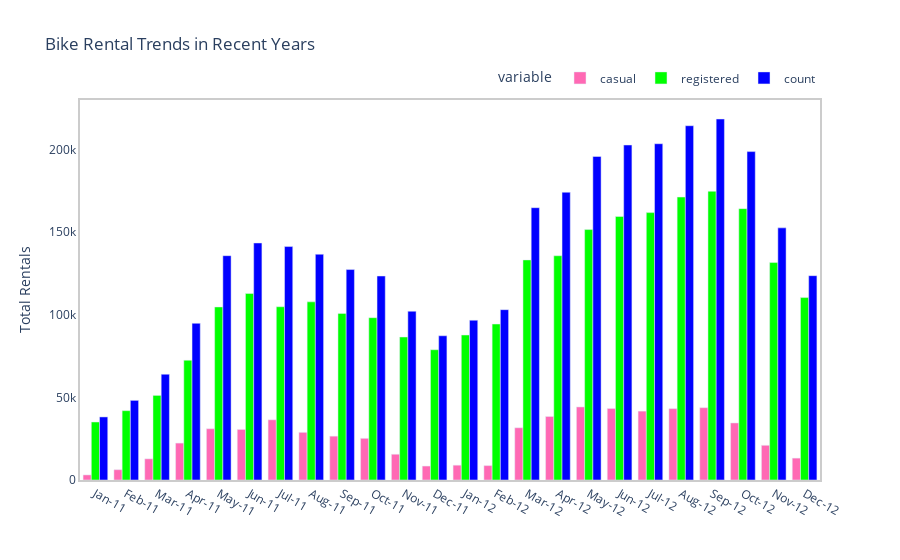

Notebook cell for this chart:
### Code cell
monthly_rent_df['count'] = monthly_rent_df['casual'] + monthly_rent_df['registered']
fig = px.bar(monthly_rent_df,
             x='dateday',
             y=['casual', 'registered', 'count'],
             barmode='group',
             color_discrete_sequence=["#FF69B4", "#00FF00", "#0000FF"],
             title="Bike Rental Trends in Recent Years",
             labels={'casual': 'Casual Rentals', 'registered': 'Registered Rentals', 'count': 'Total Rides'})

# Displaying the figure
fig.update_layout(xaxis_title='', yaxis_title='Total Rentals',
                  xaxis=dict(showgrid=False, showline=True, linecolor='rgb(204, 204, 204)', linewidth=2, mirror=True),
                  yaxis=dict(showgrid=False, zeroline=False, showline=True, linecolor='rgb(204, 204, 204)', linewidth=2, mirror=True),
                  plot_bgcolor='rgba(255, 255, 255, 0)',
                  showlegend=True,
                  legend=dict(orientation="h", yanchor="bottom", y=1.02, xanchor="right", x=1))

fig.show()

### Figure 1 — Plotly figure (JSON) as saved in the notebook; plotly's stock layout.template omitted (floating-point values rounded to 4 significant figures)
{"data": [{"alignmentgroup": "True", "hovertemplate": "variable=casual<br>dateday=%{x}<br>value=%{y}<extra></extra>", "legendgroup": "casual", "marker": {"color": "#FF69B4", "pattern": {"shape": ""}}, "name": "casual", "offsetgroup": "casual", "orientation": "v", "showlegend": true, "textposition": "auto", "type": "bar", "x": ["Jan-11", "Feb-11", "Mar-11", "Apr-11", "May-11", "Jun-11", "Jul-11", "Aug-11", "Sep-11", "Oct-11", "Nov-11", "Dec-11", "Jan-12", "Feb-12", "Mar-12", "Apr-12", "May-12", "Jun-12", "Jul-12", "Aug-12", "Sep-12", "Oct-12", "Nov-12", "Dec-12"], "xaxis": "x", "y": [3073, 6242, 12826, 22346, 31050, 30612, 36452, 28842, 26545, 25222, 15594, 8448, 8969, 8721, 31618, 38456, 44235, 43294, 41705, 43197, 43778, 34538, 21009, 13245], "yaxis": "y"}, {"alignmentgroup": "True", "hovertemplate": "variable=registered<br>dateday=%{x}<br>value=%{y}<extra></extra>", "legendgroup": "registered", "marker": {"color": "#00FF00", "pattern": {"shape": ""}}, "name": "registered", "offsetgroup": "registered", "orientation": "v", "showlegend": true, "textposition": "auto", "type": "bar", "x": ["Jan-11", "Feb-11", "Mar-11", "Apr-11", "May-11", "Jun-11", "Jul-11", "Aug-11", "Sep-11", "Oct-11", "Nov-11", "Dec-11", "Jan-12", "Feb-12", "Mar-12", "Apr-12", "May-12", "Jun-12", "Jul-12", "Aug-12", "Sep-12", "Oct-12", "Nov-12", "Dec-12"], "xaxis": "x", "y": [35116, 41973, 51219, 72524, 104771, 112900, 104889, 107849, 100873, 98289, 86573, 78875, 87775, 94416, 133257, 135768, 151630, 159536, 161902, 171306, 174795, 164303, 131655, 110468], "yaxis": "y"}, {"alignmentgroup": "True", "hovertemplate": "variable=count<br>dateday=%{x}<br>value=%{y}<extra></extra>", "legendgroup": "count", "marker": {"color": "#0000FF", "pattern": {"shape": ""}}, "name": "count", "offsetgroup": "count", "orientation": "v", "showlegend": true, "textposition": "auto", "type": "bar", "x": ["Jan-11", "Feb-11", "Mar-11", "Apr-11", "May-11", "Jun-11", "Jul-11", "Aug-11", "Sep-11", "Oct-11", "Nov-11", "Dec-11", "Jan-12", "Feb-12", "Mar-12", "Apr-12", "May-12", "Jun-12", "Jul-12", "Aug-12", "Sep-12", "Oct-12", "Nov-12", "Dec-12"], "xaxis": "x", "y": [38189, 48215, 64045, 94870, 135821, 143512, 141341, 136691, 127418, 123511, 102167, 87323, 96744, 103137, 164875, 174224, 195865, 202830, 203607, 214503, 218573, 198841, 152664, 123713], "yaxis": "y"}], "layout": {"barmode": "group", "legend": {"orientation": "h", "title": {"text": "variable"}, "tracegroupgap": 0, "x": 1, "xanchor": "right", "y": 1.02, "yanchor": "bottom"}, "plot_bgcolor": "rgba(255, 255, 255, 0)", "showlegend": true, "title": {"text": "Bike Rental Trends in Recent Years"}, "xaxis": {"anchor": "y", "domain": [0, 1], "linecolor": "rgb(204, 204, 204)", "linewidth": 2, "mirror": true, "showgrid": false, "showline": true, "title": {"text": ""}}, "yaxis": {"anchor": "x", "domain": [0, 1], "linecolor": "rgb(204, 204, 204)", "linewidth": 2, "mirror": true, "showgrid": false, "showline": true, "title": {"text": "Total Rentals"}, "zeroline": false}}}
